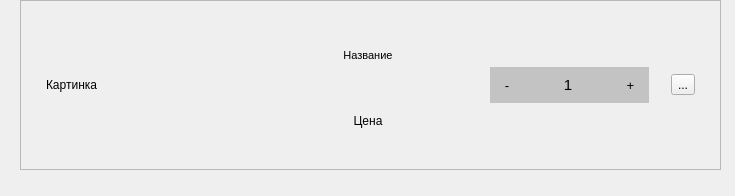
<?xml version="1.0" encoding="UTF-8"?>
<ui version="4.0">
 <class>Form</class>
 <widget class="QWidget" name="Form">
  <property name="geometry">
   <rect>
    <x>0</x>
    <y>0</y>
    <width>735</width>
    <height>196</height>
   </rect>
  </property>
  <property name="sizePolicy">
   <sizepolicy hsizetype="Fixed" vsizetype="Fixed">
    <horstretch>0</horstretch>
    <verstretch>0</verstretch>
   </sizepolicy>
  </property>
  <property name="minimumSize">
   <size>
    <width>620</width>
    <height>0</height>
   </size>
  </property>
  <property name="windowTitle">
   <string>Form</string>
  </property>
  <widget class="QFrame" name="frame">
   <property name="geometry">
    <rect>
     <x>20</x>
     <y>0</y>
     <width>701</width>
     <height>170</height>
    </rect>
   </property>
   <property name="sizePolicy">
    <sizepolicy hsizetype="Fixed" vsizetype="Fixed">
     <horstretch>0</horstretch>
     <verstretch>0</verstretch>
    </sizepolicy>
   </property>
   <property name="minimumSize">
    <size>
     <width>620</width>
     <height>170</height>
    </size>
   </property>
   <property name="styleSheet">
    <string notr="true"/>
   </property>
   <property name="frameShape">
    <enum>QFrame::StyledPanel</enum>
   </property>
   <property name="frameShadow">
    <enum>QFrame::Raised</enum>
   </property>
   <layout class="QHBoxLayout" name="horizontalLayout_2">
    <item>
     <widget class="QLabel" name="label">
      <property name="sizePolicy">
       <sizepolicy hsizetype="Fixed" vsizetype="Fixed">
        <horstretch>0</horstretch>
        <verstretch>0</verstretch>
       </sizepolicy>
      </property>
      <property name="minimumSize">
       <size>
        <width>200</width>
        <height>150</height>
       </size>
      </property>
      <property name="text">
       <string>Картинка</string>
      </property>
     </widget>
    </item>
    <item>
     <layout class="QGridLayout" name="gridLayout">
      <item row="1" column="0">
       <widget class="QLabel" name="label_4">
        <property name="sizePolicy">
         <sizepolicy hsizetype="Fixed" vsizetype="Fixed">
          <horstretch>0</horstretch>
          <verstretch>0</verstretch>
         </sizepolicy>
        </property>
        <property name="minimumSize">
         <size>
          <width>200</width>
          <height>30</height>
         </size>
        </property>
        <property name="text">
         <string>Цена</string>
        </property>
        <property name="alignment">
         <set>Qt::AlignCenter</set>
        </property>
       </widget>
      </item>
      <item row="0" column="0">
       <widget class="QLabel" name="label_2">
        <property name="sizePolicy">
         <sizepolicy hsizetype="Fixed" vsizetype="Fixed">
          <horstretch>0</horstretch>
          <verstretch>0</verstretch>
         </sizepolicy>
        </property>
        <property name="minimumSize">
         <size>
          <width>200</width>
          <height>46</height>
         </size>
        </property>
        <property name="font">
         <font>
          <pointsize>8</pointsize>
         </font>
        </property>
        <property name="text">
         <string>Название</string>
        </property>
        <property name="alignment">
         <set>Qt::AlignCenter</set>
        </property>
       </widget>
      </item>
     </layout>
    </item>
    <item>
     <widget class="QFrame" name="frame_2">
      <property name="sizePolicy">
       <sizepolicy hsizetype="Fixed" vsizetype="Fixed">
        <horstretch>0</horstretch>
        <verstretch>0</verstretch>
       </sizepolicy>
      </property>
      <property name="minimumSize">
       <size>
        <width>159</width>
        <height>0</height>
       </size>
      </property>
      <property name="styleSheet">
       <string notr="true">background-color:rgb(195, 195, 195);
border-radius:20px;</string>
      </property>
      <property name="frameShape">
       <enum>QFrame::StyledPanel</enum>
      </property>
      <property name="frameShadow">
       <enum>QFrame::Raised</enum>
      </property>
      <layout class="QHBoxLayout" name="horizontalLayout">
       <item>
        <widget class="QToolButton" name="toolButton">
         <property name="font">
          <font>
           <pointsize>10</pointsize>
          </font>
         </property>
         <property name="styleSheet">
          <string notr="true"/>
         </property>
         <property name="text">
          <string>-</string>
         </property>
        </widget>
       </item>
       <item>
        <widget class="QLabel" name="label_3">
         <property name="font">
          <font>
           <pointsize>11</pointsize>
          </font>
         </property>
         <property name="styleSheet">
          <string notr="true"/>
         </property>
         <property name="text">
          <string>1</string>
         </property>
         <property name="alignment">
          <set>Qt::AlignCenter</set>
         </property>
        </widget>
       </item>
       <item>
        <widget class="QToolButton" name="toolButton_2">
         <property name="font">
          <font>
           <pointsize>10</pointsize>
          </font>
         </property>
         <property name="styleSheet">
          <string notr="true"/>
         </property>
         <property name="text">
          <string>+</string>
         </property>
        </widget>
       </item>
      </layout>
     </widget>
    </item>
    <item>
     <widget class="QToolButton" name="toolButton_3">
      <property name="text">
       <string>...</string>
      </property>
     </widget>
    </item>
   </layout>
  </widget>
 </widget>
 <resources/>
 <connections/>
</ui>
